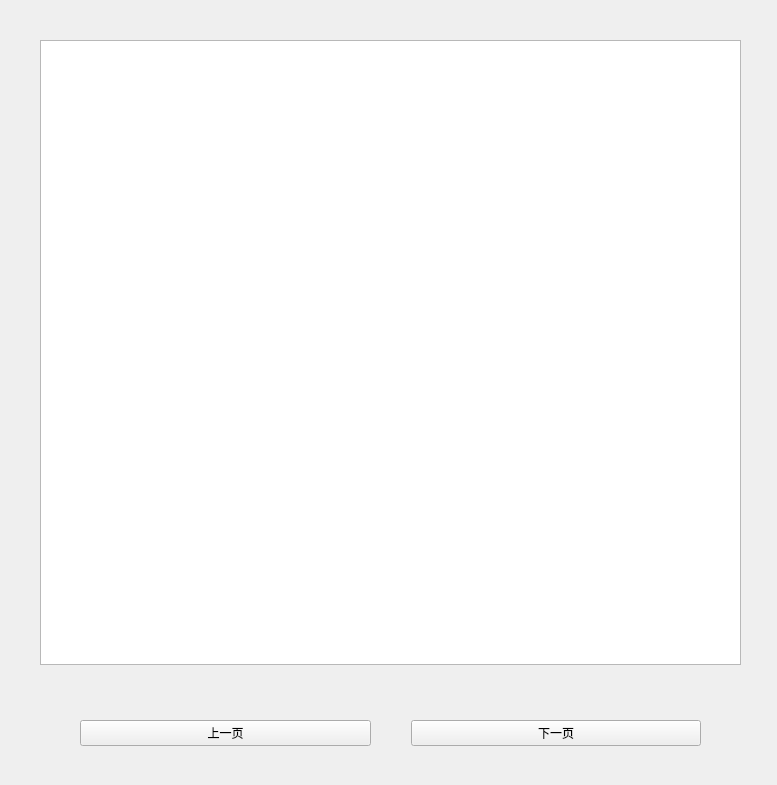
<?xml version="1.0" encoding="UTF-8"?>
<ui version="4.0">
 <class>Form</class>
 <widget class="QWidget" name="Form">
  <property name="geometry">
   <rect>
    <x>0</x>
    <y>0</y>
    <width>777</width>
    <height>785</height>
   </rect>
  </property>
  <property name="windowTitle">
   <string>Form</string>
  </property>
  <widget class="QWidget" name="verticalLayoutWidget">
   <property name="geometry">
    <rect>
     <x>20</x>
     <y>20</y>
     <width>741</width>
     <height>751</height>
    </rect>
   </property>
   <layout class="QVBoxLayout" name="verticalLayout">
    <property name="spacing">
     <number>50</number>
    </property>
    <property name="leftMargin">
     <number>20</number>
    </property>
    <property name="topMargin">
     <number>20</number>
    </property>
    <property name="rightMargin">
     <number>20</number>
    </property>
    <property name="bottomMargin">
     <number>20</number>
    </property>
    <item>
     <widget class="QTableWidget" name="content"/>
    </item>
    <item>
     <layout class="QHBoxLayout" name="horizontalLayout" stretch="0,0">
      <property name="spacing">
       <number>40</number>
      </property>
      <property name="leftMargin">
       <number>40</number>
      </property>
      <property name="topMargin">
       <number>5</number>
      </property>
      <property name="rightMargin">
       <number>40</number>
      </property>
      <property name="bottomMargin">
       <number>5</number>
      </property>
      <item>
       <widget class="QPushButton" name="pre">
        <property name="text">
         <string>上一页</string>
        </property>
       </widget>
      </item>
      <item>
       <widget class="QPushButton" name="next">
        <property name="text">
         <string>下一页</string>
        </property>
       </widget>
      </item>
     </layout>
    </item>
   </layout>
  </widget>
 </widget>
 <resources/>
 <connections/>
</ui>
